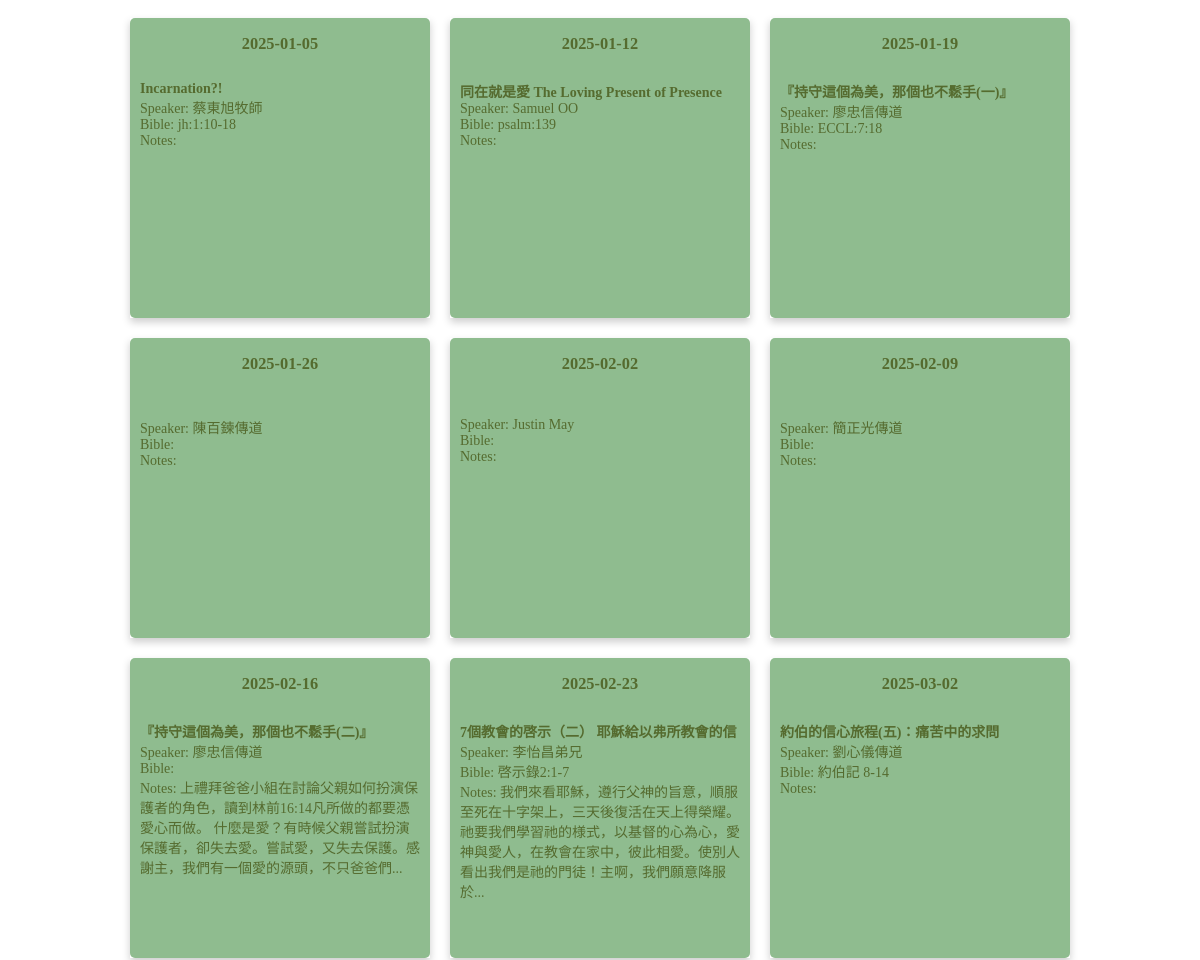
Before: / (upper part) with the older database file.
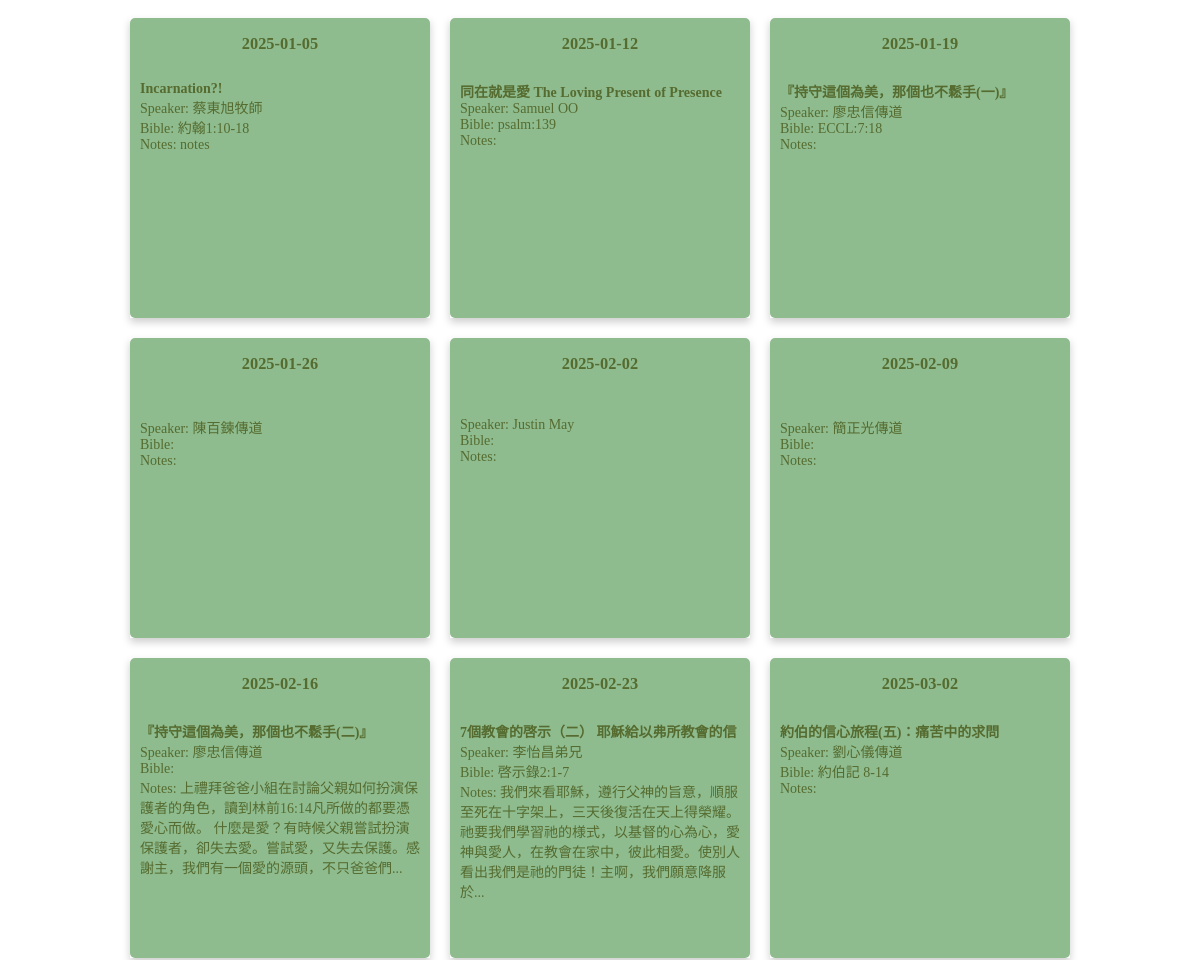
After: the same page with the newer database file.
### tables this page shows
CREATE TABLE "sermon" (sermon_id INTEGER PRIMARY key, title text, speaker text, bible_verse text, keyword text, outline text, lang text, updated text default CURRENT_TIMESTAMP, date text);

CREATE TABLE "worship" (worship_id INTEGER PRIMARY KEY, title text, notes text, scheduled_date text, sermon_id int);

### web/index.py (the view)
@app.route("/")
def index():
	id = request.args.get('id', None)
	if id:
		songs = Utils.get_worship_songs(id)
		w = Utils.get_worship(id)
		return render_template('song.html', songs=songs, id=id, w=w)
	sundays = Tools.allsundays()
	worship = Utils.worship_list()
	worship = [{'date': x, 'worship': next((y for y in worship if y['date'] == x), -1)} for x in sundays[1]]
	return render_template('worship.html', worship=worship, sundays=sundays)

### app/db.py (called while the page is built)
def run(sql, db_name="worship.db"):
    return __execute(sql, para=None, db_name=db_name)

def __execute(sql, db_name, para=None):
    try:
        con = open(db_name)
        cur = con.cursor()
        if para:
            result = cur.execute(sql, para).fetchall()
        else:
            result = cur.execute(sql).fetchall()
        con.commit()
        return result
    except Exception as e:
        print('error', e)
        return e
    finally:
        close()

def open(db_name):
    con = _connect_db(db_name)
    return con

def close():
    try:
        con.close()
        return None
    except Exception as e:
        return e

def _connect_db(db_name):
    path = os.path.dirname(os.path.dirname(os.path.realpath(__file__)))
    con = sqlite3.connect(os.path.join(path, 'db', db_name))
    return con

### web/templates/worship.html (shortened to what this page needs)
{% include 'header.html' %}
</head>
<body>
<div class="worship_container">
{% for w in worship %}
    <div class="worship-card">
        <div class="card-inner" date="{{ w.date }}">
        <div class="card-front">
            <h3>{{ w.date }}</h3>
    {% if w.worship %}
        <div style="padding:10px;text-align:left;">
            <b>{{ w.worship.sermon_title }}</b><br/>
            Speaker: {{ w.worship.speaker }}<br/>
            Bible: {{ w.worship.bible }}<br/>
            Notes: {{ w.worship.notes|truncate(100) }}
        </div>
            </div>
            <div class="card-back" name="{{ w.worship.worship_id }}">
            <b>Worship Team</b><br/>
                {% for team in w.worship.content %}
                    {% if team.user_name != '' %}
                        {{ team.role }}:&nbsp;{{ team.user_name }}<br/>
                    {% endif %}
                {% endfor %}
            <div class="overlay_btns"><button id="sermon_btn" name="{{ w.worship.worship_id }}">Edit</button> <button id="song_btn" name="{{ w.worship.worship_id }}">Songs</button>&nbsp;<button id="team_btn" name="{{ w.worship.worship_id }}">Teams</button></div>
        </div>
    {% else %}
            </div>
      <div class="card-back">
            <div class="overlay_btns"><button id="song_btn" name="{{ w.worship.worship_id }}">Songs</button>&nbsp;<button id="team_btn" name="{{ w.worship.worship_id }}">Teams</button></div>
      </div>
    {% endif %}
  </div>
</div>
{% endfor %}
</div>
</body>
</html>

Changed rows visible on the page:
now on this page (row edited): worship: worship.notes "notes"
Other visible differences:
new list line: "2025-01-05 Speaker: Bible: Notes:"
new list line: "Incarnation?! 蔡東旭牧師 約翰1:10-18"
list line gone: "2025-01-05 Speaker: Bible: Notes:"
list line gone: "Incarnation?! 蔡東旭牧師 jh:1:10-18"
